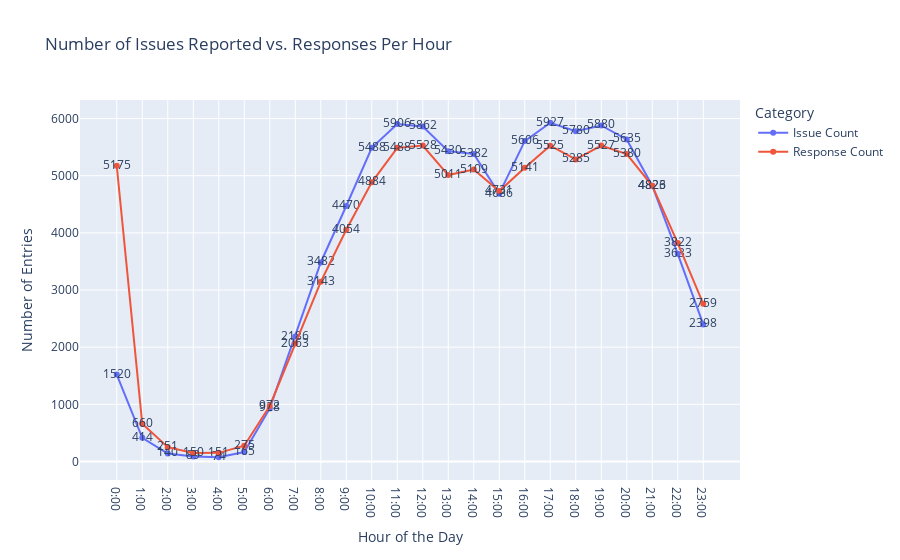

Notebook cell for this chart:
### Code cell
import plotly.express as px

time_of_issue = pd.to_datetime(processed_data['time_of_issue']).dt.hour
time_of_response = pd.to_datetime(processed_data['time_of_response']).dt.hour

# issues reported for each hour
issue_counts = time_of_issue.value_counts().sort_index().reset_index()
issue_counts.columns = ['Hour', 'Issue Count']

# responses for each hour
response_counts = time_of_response.value_counts().sort_index().reset_index()
response_counts.columns = ['Hour', 'Response Count']

# Merge the two datasets for comparison
comparison_df = pd.merge(
    issue_counts,
    response_counts,
    on='Hour',
    how='outer'
).fillna(0)  


comparison_df['Hour'] = comparison_df['Hour'].astype(int).astype(str) + ":00"

melted_df = comparison_df.melt(id_vars='Hour', var_name='Type', value_name='Count')

# line chart
fig = px.line(
    melted_df,
    x='Hour',
    y='Count',
    color='Type',
    text='Count',
    title='Number of Issues Reported vs. Responses Per Hour',
    labels={'Hour': 'Hour of the Day', 'Count': 'Number of Entries', 'Type': 'Category'},
    template='plotly'
)

fig.update_layout(
    xaxis=dict(dtick=1),  # Ensure ticks are at every hour
    yaxis=dict(showgrid=True),
   
)

### Figure 1 — Plotly figure (JSON) as saved in the notebook; plotly's stock layout.template omitted (floating-point values rounded to 4 significant figures)
{"data": [{"hovertemplate": "Category=Issue Count<br>Hour of the Day=%{x}<br>Number of Entries=%{text}<extra></extra>", "legendgroup": "Issue Count", "line": {"color": "#636efa", "dash": "solid"}, "marker": {"symbol": "circle"}, "mode": "markers+lines+text", "name": "Issue Count", "orientation": "v", "showlegend": true, "text": [1520, 414, 140, 89, 74, 165, 928, 2186, 3482, 4470, 5488, 5906, 5862, 5430, 5382, 4686, 5606, 5927, 5780, 5880, 5635, 4826, 3633, 2398], "type": "scatter", "x": ["0:00", "1:00", "2:00", "3:00", "4:00", "5:00", "6:00", "7:00", "8:00", "9:00", "10:00", "11:00", "12:00", "13:00", "14:00", "15:00", "16:00", "17:00", "18:00", "19:00", "20:00", "21:00", "22:00", "23:00"], "xaxis": "x", "y": [1520, 414, 140, 89, 74, 165, 928, 2186, 3482, 4470, 5488, 5906, 5862, 5430, 5382, 4686, 5606, 5927, 5780, 5880, 5635, 4826, 3633, 2398], "yaxis": "y"}, {"hovertemplate": "Category=Response Count<br>Hour of the Day=%{x}<br>Number of Entries=%{text}<extra></extra>", "legendgroup": "Response Count", "line": {"color": "#EF553B", "dash": "solid"}, "marker": {"symbol": "circle"}, "mode": "markers+lines+text", "name": "Response Count", "orientation": "v", "showlegend": true, "text": [5175, 660, 251, 150, 151, 275, 972, 2063, 3143, 4054, 4884, 5488, 5528, 5011, 5109, 4731, 5141, 5525, 5285, 5527, 5380, 4823, 3822, 2759], "type": "scatter", "x": ["0:00", "1:00", "2:00", "3:00", "4:00", "5:00", "6:00", "7:00", "8:00", "9:00", "10:00", "11:00", "12:00", "13:00", "14:00", "15:00", "16:00", "17:00", "18:00", "19:00", "20:00", "21:00", "22:00", "23:00"], "xaxis": "x", "y": [5175, 660, 251, 150, 151, 275, 972, 2063, 3143, 4054, 4884, 5488, 5528, 5011, 5109, 4731, 5141, 5525, 5285, 5527, 5380, 4823, 3822, 2759], "yaxis": "y"}], "layout": {"legend": {"title": {"text": "Category"}, "tracegroupgap": 0}, "title": {"text": "Number of Issues Reported vs. Responses Per Hour"}, "xaxis": {"anchor": "y", "domain": [0, 1], "dtick": 1, "title": {"text": "Hour of the Day"}}, "yaxis": {"anchor": "x", "domain": [0, 1], "showgrid": true, "title": {"text": "Number of Entries"}}}}
